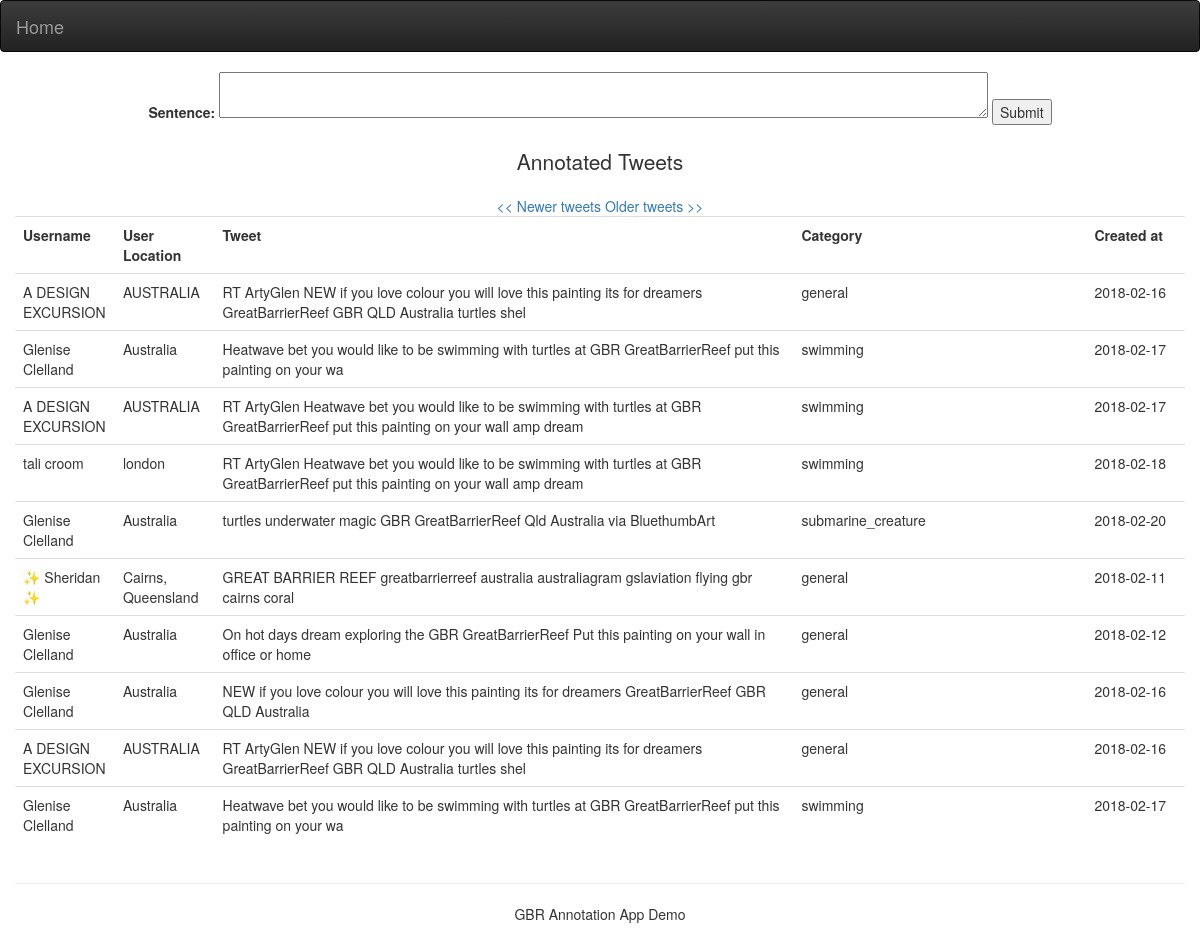
Page /3 on the committed database.
### models.py (models this page shows)
class Tweet(db.Model):
    __tablename__ = "tweets"
    id = db.Column('id', db.Integer, primary_key=True)
    id_str = db.Column('id_str',db.Unicode)
    user_id = db.Column('user_id', db.Integer, db.ForeignKey('users.id'))
    text = db.Column('text', db.Unicode)
    created_at = db.Column('created_at', db.Date, default=datetime.utcnow)
    verified = db.Column('verified', db.Boolean, default=False)
    category = db.Column('category',db.Unicode)
    users = db.relationship('User', foreign_keys=user_id, backref="tweets")

class User(db.Model):
    __tablename__ = "users"
    id = db.Column('id', db.Integer, primary_key=True)
    name = db.Column('name', db.Unicode)
    screen_name = db.Column('screen_name',db.Unicode)
    created_at = db.Column('created_at',db.Date,default=datetime.utcnow)
    location = db.Column('location',db.Unicode)

### annotation.py (the view)
@app.route('/', methods=['GET', 'POST'])
@app.route('/<int:page>', methods=['GET', 'POST'])
def list_all(page=1):
    form = manual_test()
    tweets = Tweet.query.order_by(Tweet.id.desc()).paginate(page, config.TWEETS_PER_PAGE, error_out=False)
    return render_template(
        'list.html',
        categories=Category.query.all(),
        tweets=tweets,
        form=form
    )

### annotation.py
class ReusableForm(Form):
    sentence = TextAreaField('Sentence:', validators=[validators.required()])

### annotation.py (called while the page is built, shortened)
def manual_test():
    form = ReusableForm(request.form)
    print(form.errors)
    return form

### templates/list.html (shortened to what this page needs)
{% extends 'layout.html' %}
{% from 'macros.html' import icon %}
{% block content %}
    <div class="container" align="center">
        <form class="manual" action="" method="post">
            <div class="input text">
                {{ form.sentence.label }} {{ form.sentence(row='30',cols='100') }}
            </div>
            <div class="input submit">
                <input type="submit" value="Submit"/>
            </div>
        </form>
    </div>
    <div class="row" align="center">
        <div class="col-md-9" id="mytable">
            <h3 class="lead">Annotated Tweets</h3>
            <table id="tweet-table" class="table">
                <tr>
                    <th>Username</th>
                    <th>User Location</th>
                    <th>Tweet</th>
                    <th>Category</th>
                    <th>Created at</th>
                </tr>
                {%- for tweet in tweets.items %}
                    <tr>
                        <td width="100px">{{ tweet.users.name }}</td>
                        <td width="100px">{{ tweet.users.location }}</td>
                        <td width="600px">{{ tweet.text }}</td>
                        <td width="300px">{{ tweet.category }}</td>
                        <td width="100px">{{ tweet.created_at }}</td>
                    </tr>
                {%- endfor %}
                {% if tweets.has_prev %}
                    <a href="{{ url_for('list_all',page=tweets.prev_num) }}">&lt;&lt; Newer tweets </a>
                {% else %}
                    &lt;&lt; Newer tweets
                {% endif %}
                {% if tweets.has_next %}
                    <a href="{{ url_for('list_all',page=tweets.next_num) }}"> Older tweets &gt;&gt;</a>
                {% else %}
                    Older tweets &gt;&gt;
                {% endif %}
            </table>
        </div>
    </div>
{% endblock %}

### templates/layout.html (style rules this page uses)
#mytable { width: 100%; }
div.container { width: 100%; vertical-align: middle; }
form { display: inline-block; }
.input { display: inline; }

### rows in the picture
Tweet: users.name "A DESIGN EXCURSION", users.location "AUSTRALIA", text "RT ArtyGlen NEW if you love colour you will love this painting its for dreamers GreatBarrierReef GBR QLD Australia turtles shel", category "general", created_at "2018-02-16"
Tweet: users.name "Glenise Clelland", users.location "Australia", text "Heatwave bet you would like to be swimming with turtles at GBR GreatBarrierReef put this painting on your wa", category "swimming", created_at "2018-02-17"
Tweet: users.name "A DESIGN EXCURSION", users.location "AUSTRALIA", text "RT ArtyGlen Heatwave bet you would like to be swimming with turtles at GBR GreatBarrierReef put this painting on your wall amp dream", category "swimming", created_at "2018-02-17"
Tweet: users.name "tali croom", users.location "london", text "RT ArtyGlen Heatwave bet you would like to be swimming with turtles at GBR GreatBarrierReef put this painting on your wall amp dream", category "swimming", created_at "2018-02-18"
Tweet: users.name "Glenise Clelland", users.location "Australia", text "turtles underwater magic GBR GreatBarrierReef Qld Australia via BluethumbArt", category "submarine_creature", created_at "2018-02-20"
Tweet: users.name "✨ Sheridan ✨", users.location "Cairns, Queensland", text "GREAT BARRIER REEF greatbarrierreef australia australiagram gslaviation flying gbr cairns coral", category "general", created_at "2018-02-11"
Tweet: users.name "Glenise Clelland", users.location "Australia", text "On hot days dream exploring the GBR GreatBarrierReef Put this painting on your wall in office or home", category "general", created_at "2018-02-12"
Tweet: users.name "Glenise Clelland", users.location "Australia", text "NEW if you love colour you will love this painting its for dreamers GreatBarrierReef GBR QLD Australia", category "general", created_at "2018-02-16"
Tweet: users.name "A DESIGN EXCURSION", users.location "AUSTRALIA", text "RT ArtyGlen NEW if you love colour you will love this painting its for dreamers GreatBarrierReef GBR QLD Australia turtles shel", category "general", created_at "2018-02-16"
Tweet: users.name "Glenise Clelland", users.location "Australia", text "Heatwave bet you would like to be swimming with turtles at GBR GreatBarrierReef put this painting on your wa", category "swimming", created_at "2018-02-17"
